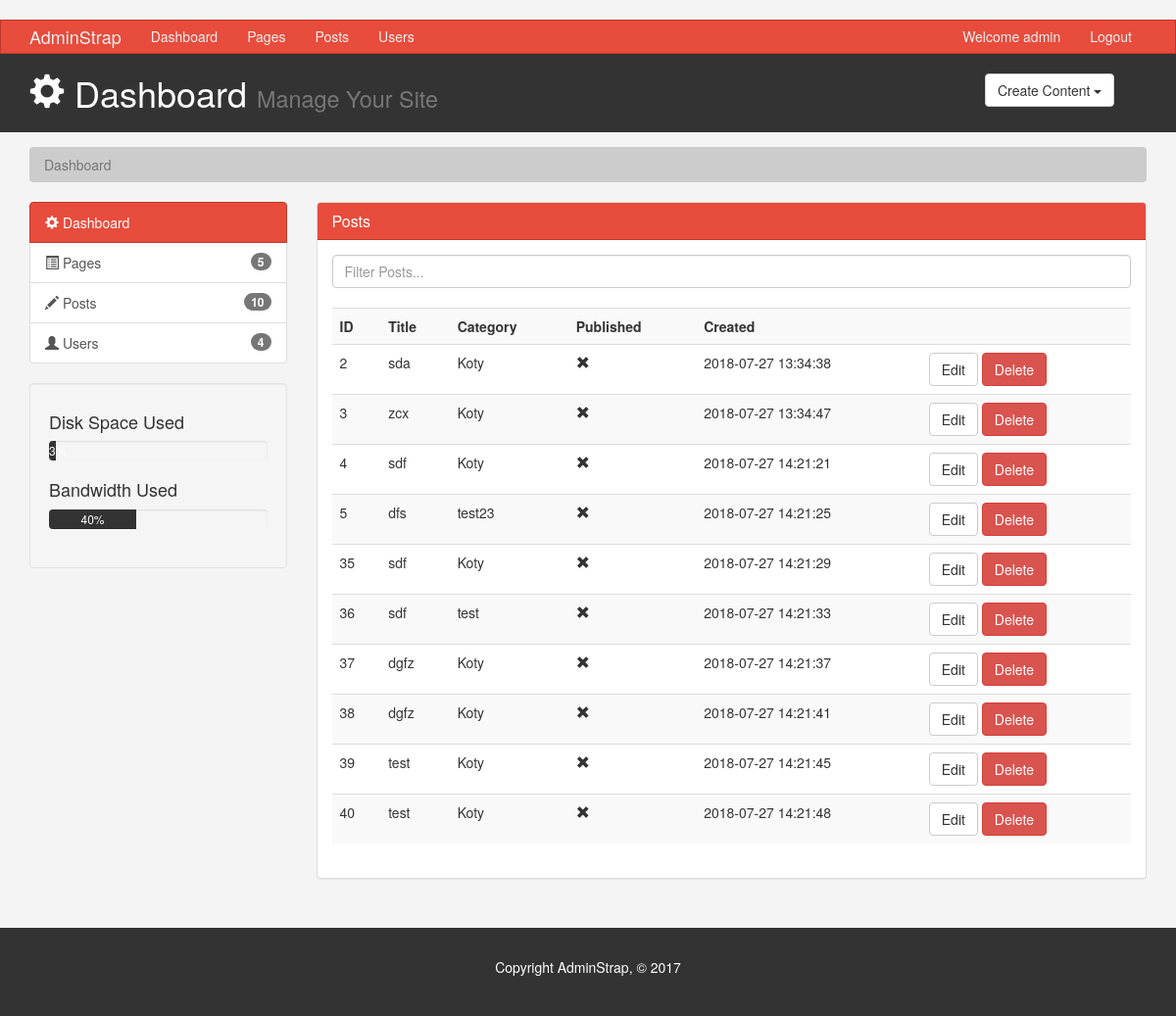
The page / (signed in) on the database its author committed.
### tables this page shows
CREATE TABLE `posts` (
  `id` int(11) NOT NULL,
  `title` varchar(255) NOT NULL,
  `body` text NOT NULL,
  `created_date` timestamp NOT NULL DEFAULT CURRENT_TIMESTAMP ON UPDATE CURRENT_TIMESTAMP,
  `published` tinyint(1) NOT NULL,
  `category_id` int(11) NOT NULL,
  `user_id` int(11) NOT NULL,
  `meta_description` varchar(255) NOT NULL
);

CREATE TABLE `categories` (
  `id` int(11) NOT NULL,
  `name` varchar(255) NOT NULL
);

### modules/admin/posts.php (the view)
<?php
$result = $pdo->query('SELECT categories.*, posts.* FROM `posts` LEFT JOIN categories ON posts.category_id = categories.id');
$posts = $result->fetchAll();
?>
            <div class="panel panel-default">
              <div class="panel-heading main-color-bg">
                <h3 class="panel-title">Posts</h3>
              </div>
              <div class="panel-body">
                <div class="row">
                      <div class="col-md-12">
                          <input class="form-control" type="text" placeholder="Filter Posts...">
                      </div>
                </div>
                <br>
                <table class="table table-striped table-hover">
                      <tr>
                      	<th>ID</th>
                        <th>Title</th>
                        <th>Category</th>
                        <th>Published</th>
                        <th>Created</th>
                        <th></th>
                      </tr>
                      <?php
foreach ($posts as $post) {
	?>
                      <tr>
                      	<td><?php echo $post['id']; ?></td>
                        <td><?php echo $post['title']; ?></td>
                        <td><?php echo $post['name']; ?></td>
                         <td><span class=" glyphicon <?php echo ($post['published'] === true ? 'glyphicon - ok' : 'glyphicon-remove'); ?>" aria-hidden="true"></span></td>
                        <td><?php echo $post['created_date']; ?></td>
                        <td><a class="btn btn-default" <a href="index.php?v=edit_post&id=<?php echo $post['id'] ?>">Edit</a> <a class="btn btn-danger" <a href="index.php?v=delete_post&id=<?php echo $post['id'] ?>">Delete</a></td>
                      </tr>
                   <?php }?>
                    </table>
              </div>
              </div>

### css/style.css (style rules this page uses)
body { background:#f4f4f4; }
.main-color-bg { background-color: #e74c3c !important; border-color: #c0392b !important; color:#ffffff !important; }
body { margin-top:20px; }

### rows shown on the page
posts: id "2", title "sda", category.name "Koty", created_date "2018-07-27 13:34:38"
posts: id "3", title "zcx", category.name "Koty", created_date "2018-07-27 13:34:47"
posts: id "4", title "sdf", category.name "Koty", created_date "2018-07-27 14:21:21"
posts: id "5", title "dfs", category.name "test23", created_date "2018-07-27 14:21:25"
posts: id "35", title "sdf", category.name "Koty", created_date "2018-07-27 14:21:29"
posts: id "36", title "sdf", category.name "test", created_date "2018-07-27 14:21:33"
posts: id "37", title "dgfz", category.name "Koty", created_date "2018-07-27 14:21:37"
posts: id "38", title "dgfz", category.name "Koty", created_date "2018-07-27 14:21:41"
posts: id "39", title "test", category.name "Koty", created_date "2018-07-27 14:21:45"
posts: id "40", title "test", category.name "Koty", created_date "2018-07-27 14:21:48"

### other values the page prints
$_SESSION['login'] "admin"
$_SESSION['pages'] "5"
$_SESSION['posts'] "10"
$_SESSION['users'] "4"
$freesize * 100 "3"
